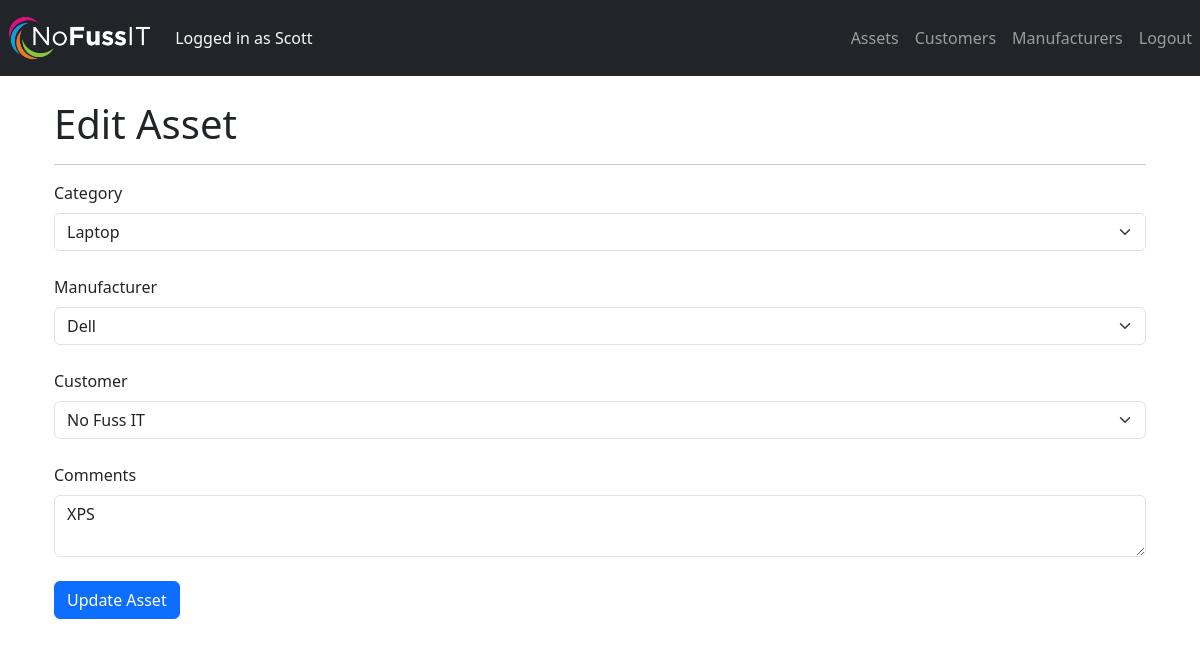
/assets/1/edit (signed in), run on an earlier commit of the app's database.
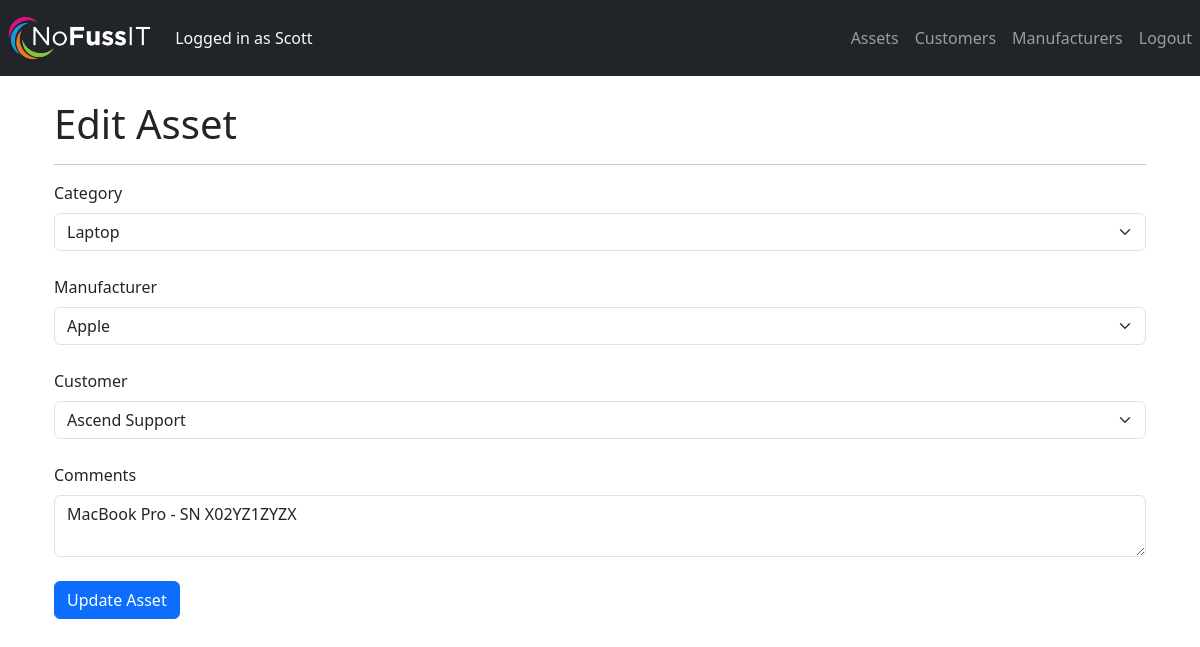
And on a later commit of the database.
### app/models.py (models this page shows, shortened)
class Asset(db.Model):
    id = db.Column(db.Integer, primary_key=True)
    category = db.Column(db.String(100), nullable=False)
    comments = db.Column(db.Text, nullable=True)
    user_id = db.Column(db.Integer, db.ForeignKey('user.id'), nullable=False)
    customer_id = db.Column(
        db.Integer, db.ForeignKey('customer.id'), nullable=True)
    manufacturer_id = db.Column(
        db.Integer, db.ForeignKey('manufacturer.id'), nullable=True)
    timestamp = db.Column(db.DateTime, default=datetime.utcnow)

### app/routes.py (the view)
@main.route('/assets/<int:asset_id>/edit', methods=['GET', 'POST'])
@login_required
def edit_asset(asset_id):
    asset = Asset.query.get_or_404(asset_id)
    form = AssetForm()
    form.customer.choices = [(customer.id, customer.name)
                             for customer in Customer.query.all()]
    form.manufacturer.choices = [(manufacturer.id, manufacturer.name)
                                 for manufacturer in Manufacturer.query.all()]
    if request.method == 'POST':
        if form.validate_on_submit():
            asset.category = form.category.data
            asset.comments = form.comments.data
            asset.customer_id = form.customer.data
            asset.manufacturer_id = form.manufacturer.data
            db.session.commit()
            flash('Asset updated', 'success')
            return redirect(url_for('main.assets'))
    else:
        form.category.data = asset.category
        form.comments.data = asset.comments
        form.customer.data = asset.customer_id
        form.manufacturer.data = asset.manufacturer_id
    return render_template('edit_asset.html', form=form, asset=asset)

### app/forms.py
class AssetForm(FlaskForm):
    category_choices = [
        ('Laptop'),
        ('Desktop'),
        ('Keyboard'),
        ('Mouse'),
        ('Monitor'),
        ('Headset'),
        ('Printer'),
        ('Mobile'),
        ('Tablet'),
        ('Server')
    ]
    category = SelectField(
        'Category', choices=category_choices, validators=[DataRequired()])
    comments = TextAreaField('Comments')
    customer = SelectField('Customer', coerce=int, validators=[DataRequired()])
    manufacturer = SelectField('Manufacturer', coerce=int, validators=[DataRequired()])
    submit = SubmitField('Create Asset')

### app/models.py (called while the page is built)
@login_manager.user_loader
def load_user(user_id):
    return User.query.get(int(user_id))

### app/templates/edit_asset.html (shortened to what this page needs)
{% extends 'base.html' %}
{% block content %}
<div class="container">
    <h1>Edit Asset</h1>
    <hr>
    <form method="POST">
        <div class="form-group">
            {{ form.category.label(class="form-label") }}
            {{ form.category(class="form-select form-control") }}
        </div>
        <br>
        <div class="form-group">
            {{ form.manufacturer.label(class="form-label") }}
            {{ form.manufacturer(class="form-select form-control") }}
        </div>
        <br>
        <div class="form-group">
            {{ form.customer.label(class="form-label") }}
            {{ form.customer(class="form-select form-control") }}
        </div>
        <br>
        <div class="form-group">
            {{ form.comments.label(class="form-label") }}
            {{ form.comments(class="form-control") }}
        </div>
        <br>
        <div class="form-group">
            <button type="submit" class="btn btn-primary">
                Update Asset
            </button>
        </div>
    </form>
</div>
{% endblock %}

What changed in the data, as far as the page shows it:
changed Asset "Laptop": manufacturer "Dell" → "Apple"; customer "No Fuss IT" → "Ascend Support"; comments "XPS" → "MacBook Pro - SN X02YZ1ZYZX"
